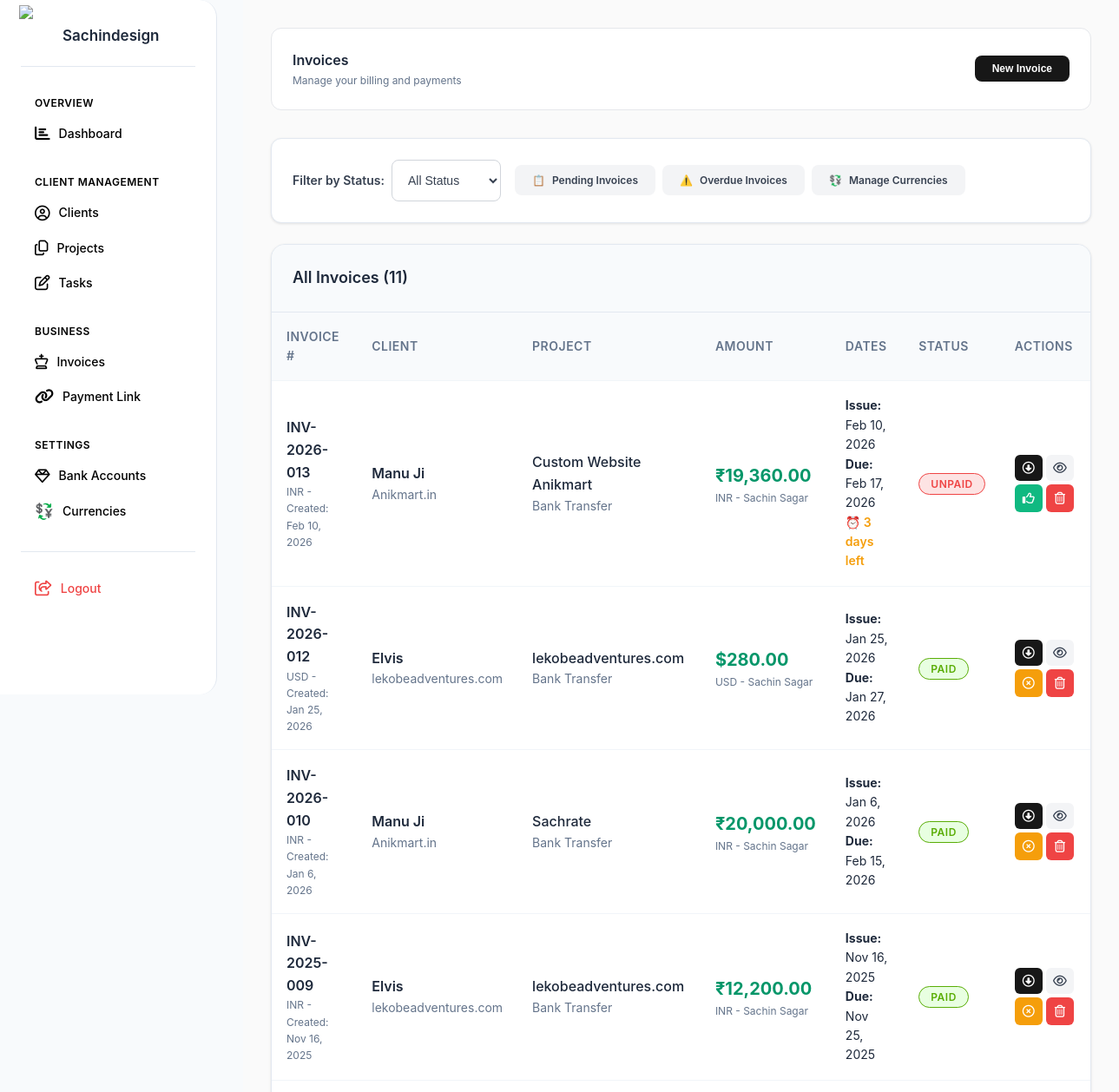
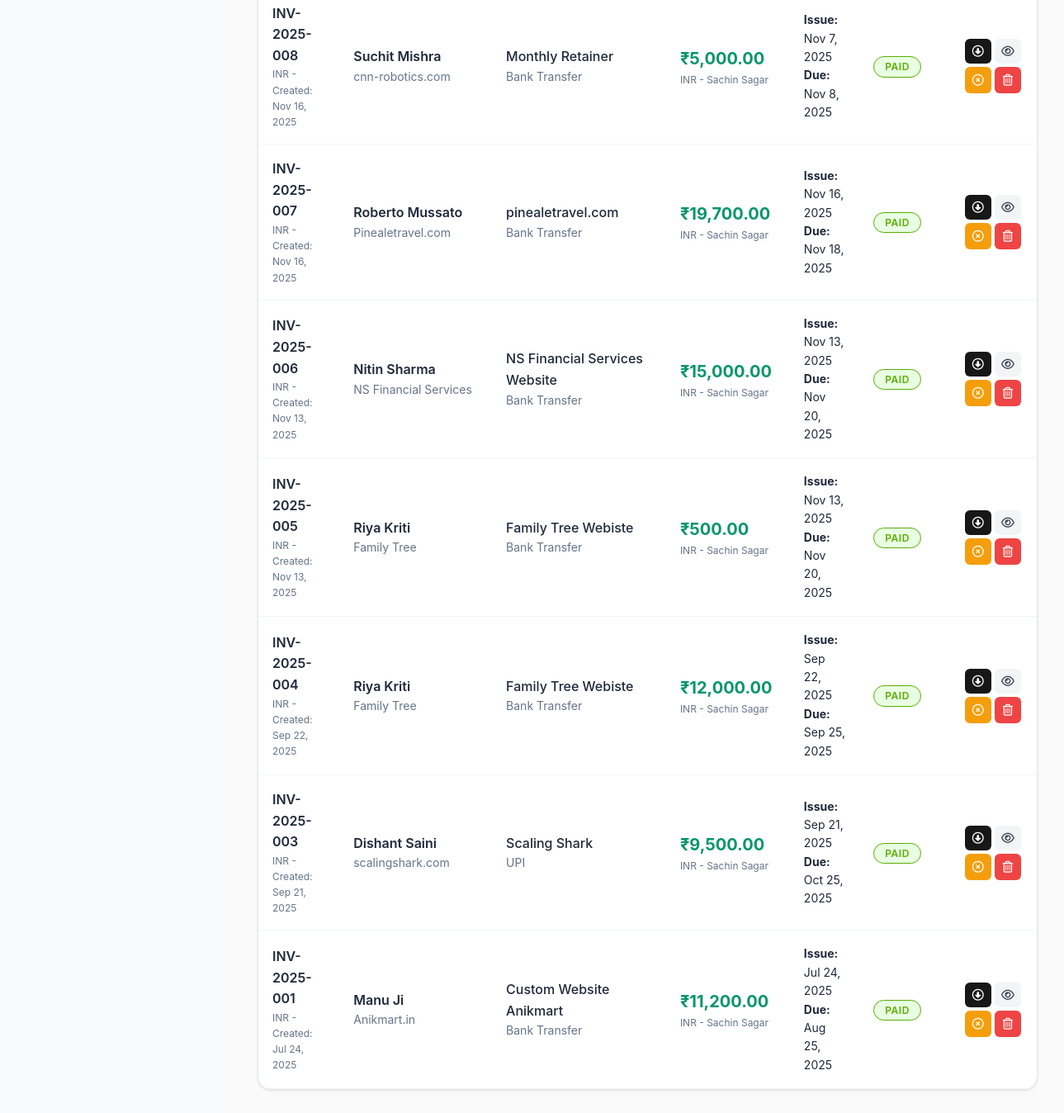
Page /invoices.php (signed in) on the committed database (2 pictures, top to bottom).
### tables this page shows
CREATE TABLE `invoices` (
  `id` int(11) NOT NULL,
  `invoice_number` varchar(50) NOT NULL,
  `client_id` int(11) NOT NULL,
  `project_id` int(11) DEFAULT NULL,
  `issue_date` date NOT NULL,
  `due_date` date NOT NULL,
  `amount` decimal(10,2) NOT NULL,
  `currency` varchar(10) DEFAULT 'USD',
  `status` enum('Paid','Unpaid','Overdue') DEFAULT 'Unpaid',
  `payment_mode` varchar(100) DEFAULT NULL,
  `bank_account` varchar(255) DEFAULT NULL,
  `notes` text DEFAULT NULL,
  `created_at` timestamp NULL DEFAULT current_timestamp()
);

CREATE TABLE `clients` (
  `id` int(11) NOT NULL,
  `name` varchar(255) NOT NULL,
  `email` varchar(255) NOT NULL,
  `phone` varchar(20) DEFAULT NULL,
  `country` varchar(100) DEFAULT 'India',
  `whatsapp` varchar(20) DEFAULT NULL,
  `brand_name` varchar(255) DEFAULT NULL,
  `reference_websites` text DEFAULT NULL,
  `status` enum('Active','Paused','Completed') DEFAULT 'Active',
  `notes` text DEFAULT NULL,
  `created_at` timestamp NULL DEFAULT current_timestamp()
);

CREATE TABLE `projects` (
  `id` int(11) NOT NULL,
  `title` varchar(255) NOT NULL,
  `client_id` int(11) NOT NULL,
  `services` longtext DEFAULT NULL CHECK (json_valid(`services`)),
  `start_date` date DEFAULT NULL,
  `end_date` date DEFAULT NULL,
  `status` enum('Idea','In Progress','Review','Done') DEFAULT 'Idea',
  `deliverables` text DEFAULT NULL,
  `file_path` varchar(255) DEFAULT NULL,
  `notes` text DEFAULT NULL,
  `created_at` timestamp NULL DEFAULT current_timestamp()
);

CREATE TABLE `currencies` (
  `id` int(11) NOT NULL,
  `code` varchar(10) NOT NULL,
  `name` varchar(50) NOT NULL,
  `symbol` varchar(10) NOT NULL,
  `exchange_rate` decimal(10,4) DEFAULT 1.0000,
  `is_active` tinyint(1) DEFAULT 1,
  `created_at` timestamp NULL DEFAULT current_timestamp()
);

CREATE TABLE `bank_accounts` (
  `id` int(11) NOT NULL,
  `account_name` varchar(255) NOT NULL,
  `bank_name` varchar(255) NOT NULL,
  `account_number` varchar(50) NOT NULL,
  `ifsc_code` varchar(20) DEFAULT NULL,
  `upi_id` varchar(100) DEFAULT NULL,
  `custom_fields` longtext DEFAULT NULL CHECK (json_valid(`custom_fields`)),
  `is_default` tinyint(1) DEFAULT 0,
  `created_at` timestamp NULL DEFAULT current_timestamp()
);

### invoices.php (the view, shortened to what the rows shown need)
<?php
require_once 'config/database.php';
$sql = "
    SELECT i.*, c.name as client_name, c.email as client_email, c.brand_name as client_brand,
           p.title as project_title, ba.account_name, ba.bank_name,
           curr.symbol as currency_symbol, curr.name as currency_name
    FROM invoices i
    JOIN clients c ON i.client_id = c.id
    LEFT JOIN projects p ON i.project_id = p.id
    LEFT JOIN bank_accounts ba ON i.bank_account = ba.id
    LEFT JOIN currencies curr ON i.currency = curr.code
    WHERE 1=1
";
$params = [];
$sql .= " ORDER BY i.created_at DESC";
try {
    $stmt = $pdo->prepare($sql);
    $stmt->execute($params);
    $invoices = $stmt->fetchAll();
} catch(PDOException $e) {
    $error = "Error: " . $e->getMessage();
}
?>
<!DOCTYPE html>
<html lang="en">
<head>
    <link href="assets/style.css" rel="stylesheet">
<link rel="stylesheet" href="https://cdnjs.cloudflare.com/ajax/libs/font-awesome/6.5.0/css/all.min.css">
</head>
<body>
    <div class="container">
        <main class="main-content">
            <header class="header fade-in">
                <div>
                    <h1>Invoices</h1>
                </div>
            </header>
            <div class="table-container fade-in">
                <table class="table">
                    <thead>
                        <tr>
                            <th>Invoice #</th>
                            <th>Client</th>
                            <th>Project</th>
                            <th>Amount</th>
                            <th>Dates</th>
                            <th>Status</th>
                            <th>Actions</th>
                        </tr>
                    </thead>
                    <tbody>
                        <?php if (empty($invoices)): ?>
                            <tr>
                                <td colspan="7" style="text-align: center; color: #64748b; padding: 3rem;">
                                    <div style="font-size: 3rem; margin-bottom: 1rem;"></div>
                                    <div style="font-weight: 600; margin-bottom: 0.5rem;">No invoices yet</div>
                                    <div>Create your first invoice to start billing!</div>
                                </td>
                            </tr>
                        <?php else: ?>
                            <?php foreach ($invoices as $invoice): ?>
                                <tr>
                                    <td>
                                        <div style="font-weight: 600; color: #1e293b;">
                                            <?php echo htmlspecialchars($invoice['invoice_number']); ?>
                                        </div>
                                        <div style="color: #64748b; font-size: 0.75rem;">
                                            <?php echo ($invoice['currency'] ?? 'USD'); ?> - Created: <?php echo date('M j, Y', strtotime($invoice['created_at'])); ?>
                                        </div>
                                    </td>
                                    <td>
                                        <div style="font-weight: 600;">
                                            <?php echo htmlspecialchars($invoice['client_name']); ?>
                                        </div>
                                        <?php if ($invoice['client_brand']): ?>
                                            <div style="color: #64748b; font-size: 0.875rem;">
                                                <?php echo htmlspecialchars($invoice['client_brand']); ?>
                                            </div>
                                        <?php endif; ?>
                                    </td>
                                    <td>
                                        <?php if ($invoice['project_title']): ?>
                                            <div style="color: #1e293b; font-weight: 500;">
                                                <?php echo htmlspecialchars($invoice['project_title']); ?>
                                            </div>
                                        <?php else: ?>
                                            <span style="color: #64748b;">No project linked</span>
                                        <?php endif; ?>
                                        <?php if ($invoice['payment_mode']): ?>
                                            <div style="color: #64748b; font-size: 0.875rem;">
                                                <?php echo htmlspecialchars($invoice['payment_mode']); ?>
                                            </div>
                                        <?php endif; ?>
                                    </td>
                                    <td>
                                        <div style="font-weight: 700; font-size: 1.25rem; color: #059669;">
                                            <?php echo ($invoice['currency_symbol'] ?? '$'); ?><?php echo number_format($invoice['amount'], 2); ?>
                                        </div>
                                        <div style="color: #64748b; font-size: 0.75rem;">
                                            <?php echo ($invoice['currency'] ?? 'USD'); ?>
                                            <?php if ($invoice['account_name']): ?>
                                                - <?php echo htmlspecialchars($invoice['account_name']); ?>
                                            <?php endif; ?>
                                        </div>
                                    </td>
                                    <td>
                                        <div style="font-size: 0.875rem;">
                                            <div><strong>Issue:</strong> <?php echo date('M j, Y', strtotime($invoice['issue_date'])); ?></div>
                                            <div><strong>Due:</strong> <?php echo date('M j, Y', strtotime($invoice['due_date'])); ?></div>
                                            <?php
                                            $daysLeft = ceil((strtotime($invoice['due_date']) - time()) / (60*60*24));
                                            if ($invoice['status'] != 'Paid'):
                                                if ($daysLeft < 0): ?>
                                                    <div style="color: #ef4444; font-weight: 600;">
                                                        ⚠️ <?php echo abs($daysLeft); ?> days overdue
                                                    </div>
                                                <?php elseif ($daysLeft <= 7): ?>
                                                    <div style="color: #f59e0b; font-weight: 600;">
                                                        ⏰ <?php echo $daysLeft; ?> days left
                                                    </div>
                                                <?php endif;
                                            endif; ?>
                                        </div>
                                    </td>
                                    <td>
                                        <span class="status <?php echo strtolower($invoice['status']); ?>">
                                            <?php
                                            switch($invoice['status']) {
                                                case 'Paid': echo 'Paid'; break;
                                                case 'Unpaid': echo 'Unpaid'; break;
                                            }
                                            ?>
                                        </span>
                                    </td>
                                    <td>
                                        <div style="display: flex; gap: 0.25rem; flex-wrap: wrap;">
                                            <div style="display: flex; gap: 0.25rem;">
                                                <button onclick="exportInvoiceToPDF(<?php echo $invoice['id']; ?>)"
                                                        class="action-btn btn-primary" title="Export PDF">
                                                   <i class="fa-regular fa-circle-down"></i>
                                                </button>
                                                <button onclick="viewInvoiceDetails(<?php echo $invoice['id']; ?>)"
                                                        class="action-btn btn-secondary" title="View Details">
                                                    <i class="fa-regular fa-eye"></i>
                                                </button>
                                            </div>
                                            <div style="display: flex; gap: 0.25rem;">
                                                <?php if ($invoice['status'] != 'Paid'): ?>
                                                    <button onclick="markAsPaid(<?php echo $invoice['id']; ?>)"
                                                            class="action-btn btn-success" title="Mark as Paid">
                                                        <i class="fa-regular fa-thumbs-up"></i>
                                                    </button>
                                                <?php else: ?>
                                                    <button onclick="markAsUnpaid(<?php echo $invoice['id']; ?>)"
                                                            class="action-btn btn-warning" title="Mark as Unpaid">
                                                        <i class="fa-regular fa-circle-xmark"></i>
                                                    </button>
                                                <?php endif; ?>
                                            </div>
                                            <button onclick="deleteInvoice(<?php echo $invoice['id']; ?>, '<?php echo htmlspecialchars($invoice['invoice_number']); ?>')"
                                                    class="action-btn btn-danger" title="Delete Invoice">
                                                <i class="fa-regular fa-trash-can"></i>️
                                            </button>
                                        </div>
                                    </td>
                                </tr>
                            <?php endforeach; ?>
                        <?php endif; ?>
                    </tbody>
                </table>
            </div>
        </main>
    </div>
</body>
</html>

### rows in the picture
invoices: invoice_number "INV-2026-013", currency "INR", created_at "Feb 10, 2026", client.name "Manu Ji", client.brand_name "Anikmart.in", project.title "Custom Website Anikmart", payment_mode "Bank Transfer", currencies.symbol "₹", amount "19,360.00", bank_accounts.account_name "Sachin Sagar", issue_date "Feb 10, 2026", due_date "Feb 17, 2026", due_date "3", status "UNPAID"
invoices: invoice_number "INV-2026-012", currency "USD", created_at "Jan 25, 2026", client.name "Elvis", client.brand_name "lekobeadventures.com", project.title "lekobeadventures.com", payment_mode "Bank Transfer", currencies.symbol "$", amount "280.00", bank_accounts.account_name "Sachin Sagar", issue_date "Jan 25, 2026", due_date "Jan 27, 2026", status "PAID"
invoices: invoice_number "INV-2026-010", currency "INR", created_at "Jan 6, 2026", client.name "Manu Ji", client.brand_name "Anikmart.in", project.title "Sachrate", payment_mode "Bank Transfer", currencies.symbol "₹", amount "20,000.00", bank_accounts.account_name "Sachin Sagar", issue_date "Jan 6, 2026", due_date "Feb 15, 2026", status "PAID"
invoices: invoice_number "INV-2025-009", currency "INR", created_at "Nov 16, 2025", client.name "Elvis", client.brand_name "lekobeadventures.com", project.title "lekobeadventures.com", payment_mode "Bank Transfer", currencies.symbol "₹", amount "12,200.00", bank_accounts.account_name "Sachin Sagar", issue_date "Nov 16, 2025", due_date "Nov 25, 2025", status "PAID"
invoices: invoice_number "INV-2025-008", currency "INR", created_at "Nov 16, 2025", client.name "Suchit Mishra", client.brand_name "cnn-robotics.com", project.title "Monthly Retainer", payment_mode "Bank Transfer", currencies.symbol "₹", amount "5,000.00", bank_accounts.account_name "Sachin Sagar", issue_date "Nov 7, 2025", due_date "Nov 8, 2025", status "PAID"
invoices: invoice_number "INV-2025-007", currency "INR", created_at "Nov 16, 2025", client.name "Roberto Mussato", client.brand_name "Pinealetravel.com", project.title "pinealetravel.com", payment_mode "Bank Transfer", currencies.symbol "₹", amount "19,700.00", bank_accounts.account_name "Sachin Sagar", issue_date "Nov 16, 2025", due_date "Nov 18, 2025", status "PAID"
invoices: invoice_number "INV-2025-006", currency "INR", created_at "Nov 13, 2025", client.name "Nitin Sharma", client.brand_name "NS Financial Services", project.title "NS Financial Services Website", payment_mode "Bank Transfer", currencies.symbol "₹", amount "15,000.00", bank_accounts.account_name "Sachin Sagar", issue_date "Nov 13, 2025", due_date "Nov 20, 2025", status "PAID"
invoices: invoice_number "INV-2025-005", currency "INR", created_at "Nov 13, 2025", client.name "Riya Kriti", client.brand_name "Family Tree", project.title "Family Tree Webiste", payment_mode "Bank Transfer", currencies.symbol "₹", amount "500.00", bank_accounts.account_name "Sachin Sagar", issue_date "Nov 13, 2025", due_date "Nov 20, 2025", status "PAID"
invoices: invoice_number "INV-2025-004", currency "INR", created_at "Sep 22, 2025", client.name "Riya Kriti", client.brand_name "Family Tree", project.title "Family Tree Webiste", payment_mode "Bank Transfer", currencies.symbol "₹", amount "12,000.00", bank_accounts.account_name "Sachin Sagar", issue_date "Sep 22, 2025", due_date "Sep 25, 2025", status "PAID"
invoices: invoice_number "INV-2025-003", currency "INR", created_at "Sep 21, 2025", client.name "Dishant Saini", client.brand_name "scalingshark.com", project.title "Scaling Shark", payment_mode "UPI", currencies.symbol "₹", amount "9,500.00", bank_accounts.account_name "Sachin Sagar", issue_date "Sep 21, 2025", due_date "Oct 25, 2025", status "PAID"
invoices: invoice_number "INV-2025-001", currency "INR", created_at "Jul 24, 2025", client.name "Manu Ji", client.brand_name "Anikmart.in", project.title "Custom Website Anikmart", payment_mode "Bank Transfer", currencies.symbol "₹", amount "11,200.00", bank_accounts.account_name "Sachin Sagar", issue_date "Jul 24, 2025", due_date "Aug 25, 2025", status "PAID"

### other values in the picture
count($invoices) "11"
